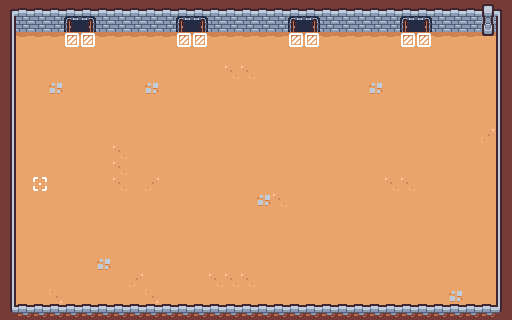

This is a level from a 2D game, rendered from its Tiled map with the project's own tilesets. A one-line summary and the complete map file follow:
An orthogonal 32x20 tile map with 16x16 px tiles, 2 tile layers (Dungeon, Objects).

<map version="1.9" tiledversion="1.9.2" orientation="orthogonal" renderorder="right-down" width="32" height="20" tilewidth="16" tileheight="16" infinite="0" nextlayerid="7" nextobjectid="1">
 <tileset firstgid="1" source="sampleSheet.tsx" />
 <layer id="1" name="Dungeon" width="32" height="20">
  <data encoding="csv">
2,3,3,3,3,3,3,3,3,3,3,3,3,3,3,3,3,3,3,3,3,3,3,3,3,3,3,3,3,3,7,4,
14,41,41,41,41,41,41,41,41,41,41,41,41,41,41,41,41,41,41,41,41,41,41,41,41,41,41,41,41,41,19,16,
14,51,51,51,51,51,51,51,51,51,51,51,51,51,51,51,51,51,51,51,51,51,51,51,51,51,51,51,51,51,31,16,
14,49,49,49,49,49,49,49,49,49,49,49,49,49,49,49,49,49,49,49,49,49,49,49,49,49,49,49,49,49,49,16,
14,49,49,49,49,49,49,49,49,49,49,49,49,49,50,50,49,49,49,49,49,49,49,49,49,49,49,49,49,49,49,16,
14,49,49,43,49,49,49,49,49,43,49,49,49,49,49,49,49,49,49,49,49,49,49,43,49,49,49,49,49,49,49,16,
14,49,49,49,49,49,49,49,49,49,49,49,49,49,49,49,49,49,49,49,49,49,49,49,49,49,49,49,49,49,49,16,
14,49,49,49,49,49,49,49,49,49,49,49,49,49,49,49,49,49,49,49,49,49,49,49,49,49,49,49,49,49,49,16,
14,49,49,49,49,49,49,49,49,49,49,49,49,49,49,49,49,49,49,49,49,49,49,49,49,49,49,49,49,49,2684354610,16,
14,49,49,49,49,49,49,50,49,49,49,49,49,49,49,49,49,49,49,49,49,49,49,49,49,49,49,49,49,49,49,16,
14,49,49,49,49,49,49,50,49,49,49,49,49,49,49,49,49,49,49,49,49,49,49,49,49,49,49,49,49,49,49,16,
14,49,49,49,49,49,49,50,49,2147483698,49,49,49,49,49,49,49,49,49,49,49,49,49,49,50,50,49,49,49,49,49,16,
14,49,49,49,49,49,49,49,49,49,49,49,49,49,49,49,43,50,49,49,49,49,49,49,49,49,49,49,49,49,49,16,
14,49,49,49,49,49,49,49,49,49,49,49,49,49,49,49,49,49,49,49,49,49,49,49,49,49,49,49,49,49,49,16,
14,49,49,49,49,49,49,49,49,49,49,49,49,49,49,49,49,49,49,49,49,49,49,49,49,49,49,49,49,49,49,16,
14,49,49,49,49,49,49,49,49,49,49,49,49,49,49,49,49,49,49,49,49,49,49,49,49,49,49,49,49,49,49,16,
14,49,49,49,49,49,43,49,49,49,49,49,49,49,49,49,49,49,49,49,49,49,49,49,49,49,49,49,49,49,49,16,
14,49,49,49,49,49,49,49,2147483698,49,49,49,49,50,50,50,49,49,49,49,49,49,49,49,49,49,49,49,49,49,49,16,
14,49,49,3758096434,49,49,49,49,49,3758096434,49,49,49,49,49,49,49,49,49,49,49,49,49,49,49,49,49,49,43,49,49,16,
26,27,27,27,27,27,27,27,27,27,27,27,27,27,27,27,27,27,27,27,27,27,27,27,27,27,27,27,27,27,27,28
</data>
 </layer>
 <layer id="6" name="Objects" width="32" height="20">
  <data encoding="csv">
0,0,0,0,0,0,0,0,0,0,0,0,0,0,0,0,0,0,0,0,0,0,0,0,0,0,0,0,0,0,0,0,
0,0,0,0,23,24,0,0,0,0,0,23,24,0,0,0,0,0,23,24,0,0,0,0,0,23,24,0,0,0,0,0,
0,0,0,0,62,62,0,0,0,0,0,62,62,0,0,0,0,0,62,62,0,0,0,0,0,62,62,0,0,0,0,0,
0,0,0,0,0,0,0,0,0,0,0,0,0,0,0,0,0,0,0,0,0,0,0,0,0,0,0,0,0,0,0,0,
0,0,0,0,0,0,0,0,0,0,0,0,0,0,0,0,0,0,0,0,0,0,0,0,0,0,0,0,0,0,0,0,
0,0,0,0,0,0,0,0,0,0,0,0,0,0,0,0,0,0,0,0,0,0,0,0,0,0,0,0,0,0,0,0,
0,0,0,0,0,0,0,0,0,0,0,0,0,0,0,0,0,0,0,0,0,0,0,0,0,0,0,0,0,0,0,0,
0,0,0,0,0,0,0,0,0,0,0,0,0,0,0,0,0,0,0,0,0,0,0,0,0,0,0,0,0,0,0,0,
0,0,0,0,0,0,0,0,0,0,0,0,0,0,0,0,0,0,0,0,0,0,0,0,0,0,0,0,0,0,0,0,
0,0,0,0,0,0,0,0,0,0,0,0,0,0,0,0,0,0,0,0,0,0,0,0,0,0,0,0,0,0,0,0,
0,0,0,0,0,0,0,0,0,0,0,0,0,0,0,0,0,0,0,0,0,0,0,0,0,0,0,0,0,0,0,0,
0,0,61,0,0,0,0,0,0,0,0,0,0,0,0,0,0,0,0,0,0,0,0,0,0,0,0,0,0,0,0,0,
0,0,0,0,0,0,0,0,0,0,0,0,0,0,0,0,0,0,0,0,0,0,0,0,0,0,0,0,0,0,0,0,
0,0,0,0,0,0,0,0,0,0,0,0,0,0,0,0,0,0,0,0,0,0,0,0,0,0,0,0,0,0,0,0,
0,0,0,0,0,0,0,0,0,0,0,0,0,0,0,0,0,0,0,0,0,0,0,0,0,0,0,0,0,0,0,0,
0,0,0,0,0,0,0,0,0,0,0,0,0,0,0,0,0,0,0,0,0,0,0,0,0,0,0,0,0,0,0,0,
0,0,0,0,0,0,0,0,0,0,0,0,0,0,0,0,0,0,0,0,0,0,0,0,0,0,0,0,0,0,0,0,
0,0,0,0,0,0,0,0,0,0,0,0,0,0,0,0,0,0,0,0,0,0,0,0,0,0,0,0,0,0,0,0,
0,0,0,0,0,0,0,0,0,0,0,0,0,0,0,0,0,0,0,0,0,0,0,0,0,0,0,0,0,0,0,0,
0,0,0,0,0,0,0,0,0,0,0,0,0,0,0,0,0,0,0,0,0,0,0,0,0,0,0,0,0,0,0,0
</data>
 </layer>
</map>
